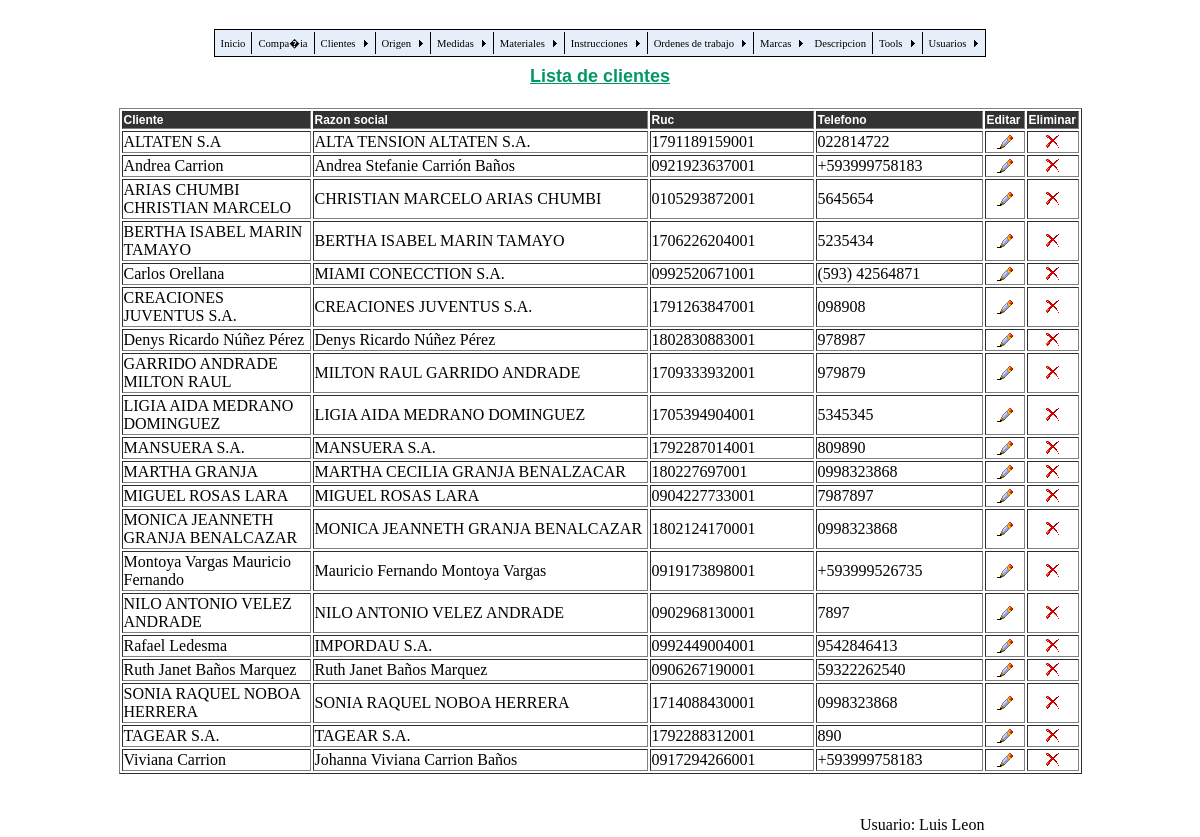
The page /costu_list.php (signed in) on the database its author committed.
### tables this page shows
CREATE TABLE `tbl_costumers` (
  `cos_id` smallint(6) NOT NULL auto_increment,
  `cos_names` varchar(40) NOT NULL,
  `cos_corpname` varchar(30) NOT NULL,
  `cos_corpname2` varchar(30) NOT NULL,
  `cos_ruc` varchar(13) NOT NULL,
  `cos_email` varchar(40) NOT NULL,
  `cos_phone1` varchar(20) NOT NULL,
  `cos_phone2` varchar(20) default NULL,
  `cos_fax` varchar(20) default NULL,
  `pais_label` varchar(25) NOT NULL,
  `ciudad_label` varchar(25) NOT NULL,
  `cos_adress` varchar(60) NOT NULL,
  `cos_comments` varchar(250) default NULL,
  `cos_userid` tinyint(2) NOT NULL,
  PRIMARY KEY  (`cos_id`)
);

CREATE TABLE `tbl_users` (
  `user_id` tinyint(2) NOT NULL auto_increment,
  `user_names` varchar(20) NOT NULL,
  `user_username` varchar(15) NOT NULL,
  `user_password` varchar(15) NOT NULL,
  PRIMARY KEY  (`user_id`)
);

### costu_list.php (the view, shortened to what this page needs)
<?php require_once('Connections/labels_con.php'); ?>
<?php
if (!function_exists("GetSQLValueString")) {
function GetSQLValueString($theValue, $theType, $theDefinedValue = "", $theNotDefinedValue = "")
{
  $theValue = function_exists("mysql_real_escape_string") ? mysql_real_escape_string($theValue) : mysql_escape_string($theValue);
  switch ($theType) {
    case "text":
      $theValue = ($theValue != "") ? "'" . $theValue . "'" : "NULL";
      break;
  }
  return $theValue;
}
}
$colname_Recordset1 = "-1";
if (isset($_SESSION['MM_Username'])) {
  $colname_Recordset1 = $_SESSION['MM_Username'];
}
$query_Recordset1 = sprintf("SELECT user_id, user_names FROM tbl_users WHERE user_username = %s", GetSQLValueString($colname_Recordset1, "text"));
$Recordset1 = mysql_query($query_Recordset1, $labels_con) or die(mysql_error());
$row_Recordset1 = mysql_fetch_assoc($Recordset1);
$query_Recordset2 = "SELECT * FROM tbl_costumers ORDER BY cos_names ASC";
$Recordset2 = mysql_query($query_Recordset2, $labels_con) or die(mysql_error());
$row_Recordset2 = mysql_fetch_assoc($Recordset2);
$totalRows_Recordset2 = mysql_num_rows($Recordset2);
?>
<!DOCTYPE html PUBLIC "-//W3C//DTD XHTML 1.0 Transitional//EN" "http://www.w3.org/TR/xhtml1/DTD/xhtml1-transitional.dtd">
<html xmlns="http://www.w3.org/1999/xhtml">
<head>
<link href="css/labels.css" rel="stylesheet" type="text/css" />
</head>
<body>
<br />
<table width="651" border="0" align="center">
  <tr>
    <td width="610" align="center"><script type="text/javascript" src="labels_menu.js"></script></td>
  </tr>
</table>
<table width="980" border="0" align="center">
  <tr>
    <td width="814" height="652" valign="top">
      <table width="537" border="0" align="center">
        <tr>
          <td width="531" align="center" class="Titulo">Lista de clientes</td>
        </tr>
      </table>
      <br />
      <table width="963" border="1" align="center">
        <tr bgcolor="#333333">
          <td width="185"><strong class="cabecera">Cliente</strong></td>
          <td width="331"><strong class="cabecera">Razon social</strong></td>
          <td width="160"><strong class="cabecera">Ruc</strong></td>
          <td width="163"><strong class="cabecera">Telefono</strong></td>
          <td width="36"><strong class="cabecera">Editar</strong></td>
          <td width="48"><strong class="cabecera">Eliminar</strong></td>
        </tr>
        <?php if ($totalRows_Recordset2 > 0) {  ?>
          <?php do { ?>
            <tr>
              <td><?php echo $row_Recordset2['cos_names']; ?></td>
              <td><?php echo $row_Recordset2['cos_corpname'] . " " .  $row_Recordset2['cos_corpname2']; ?></td>
              <td><?php echo $row_Recordset2['cos_ruc']; ?></td>
              <td><?php echo $row_Recordset2['cos_phone1']; ?></td>
              <td align="center"><a href="costu_edit.php?cos_id=<?php echo $row_Recordset2['cos_id']; ?>"><img src="editi.png" width="16" height="16" border="0" /></a></td>
              <td align="center"><img src="delete.png" width="16" height="16" border="0" /></td>
            </tr>
            <?php } while ($row_Recordset2 = mysql_fetch_assoc($Recordset2)); ?>
          <?php }  ?>
      </table>
      <br />
    </td>
  </tr>
</table>
<br />
<table width="335" border="0" align="right">
  <tr>
    <td width="329">Usuario: <?php echo $row_Recordset1['user_names']; ?></td>
  </tr>
</table>
</body>

### css/labels.css (style rules this page uses)
.Titulo { font-family: Verdana, Geneva, sans-serif; font-size: large; font-weight: bold; color: #096; text-decoration: underline; }
.cabecera { font-family: Verdana, Geneva, sans-serif; font-size: 12px; font-weight: bold; color: #FFF; }

### rows shown on the page
tbl_costumers: cos_names "ALTATEN S.A", cos_corpname "ALTA TENSION", cos_corpname2 "ALTATEN S.A.", cos_ruc "1791189159001", cos_phone1 "022814722"
tbl_costumers: cos_names "Andrea Carrion", cos_corpname "Andrea Stefanie", cos_corpname2 "Carrión Baños", cos_ruc "0921923637001", cos_phone1 "+593999758183"
tbl_costumers: cos_names "ARIAS CHUMBI CHRISTIAN MARCELO", cos_corpname "CHRISTIAN MARCELO", cos_corpname2 "ARIAS CHUMBI", cos_ruc "0105293872001", cos_phone1 "5645654"
tbl_costumers: cos_names "BERTHA ISABEL MARIN TAMAYO", cos_corpname "BERTHA ISABEL", cos_corpname2 "MARIN TAMAYO", cos_ruc "1706226204001", cos_phone1 "5235434"
tbl_costumers: cos_names "Carlos Orellana", cos_corpname "MIAMI", cos_corpname2 "CONECCTION S.A.", cos_ruc "0992520671001", cos_phone1 "(593) 42564871"
tbl_costumers: cos_names "CREACIONES JUVENTUS S.A.", cos_corpname "CREACIONES", cos_corpname2 "JUVENTUS S.A.", cos_ruc "1791263847001", cos_phone1 "098908"
tbl_costumers: cos_names "Denys Ricardo Núñez Pérez", cos_corpname "Denys Ricardo", cos_corpname2 "Núñez Pérez", cos_ruc "1802830883001", cos_phone1 "978987"
tbl_costumers: cos_names "GARRIDO ANDRADE MILTON RAUL", cos_corpname "MILTON RAUL", cos_corpname2 "GARRIDO ANDRADE", cos_ruc "1709333932001", cos_phone1 "979879"
tbl_costumers: cos_names "LIGIA AIDA MEDRANO DOMINGUEZ", cos_corpname "LIGIA AIDA", cos_corpname2 "MEDRANO DOMINGUEZ", cos_ruc "1705394904001", cos_phone1 "5345345"
tbl_costumers: cos_names "MANSUERA S.A.", cos_corpname "MANSUERA S.A.", cos_ruc "1792287014001", cos_phone1 "809890"
tbl_costumers: cos_names "MARTHA GRANJA", cos_corpname "MARTHA CECILIA", cos_corpname2 "GRANJA BENALZACAR", cos_ruc "180227697001", cos_phone1 "0998323868"
tbl_costumers: cos_names "MIGUEL ROSAS LARA", cos_corpname "MIGUEL ROSAS", cos_corpname2 "LARA", cos_ruc "0904227733001", cos_phone1 "7987897"
tbl_costumers: cos_names "MONICA JEANNETH GRANJA BENALCAZAR", cos_corpname "MONICA JEANNETH", cos_corpname2 "GRANJA BENALCAZAR", cos_ruc "1802124170001", cos_phone1 "0998323868"
tbl_costumers: cos_names "Montoya Vargas Mauricio Fernando", cos_corpname "Mauricio Fernando", cos_corpname2 "Montoya Vargas", cos_ruc "0919173898001", cos_phone1 "+593999526735"
tbl_costumers: cos_names "NILO ANTONIO VELEZ ANDRADE", cos_corpname "NILO ANTONIO", cos_corpname2 "VELEZ ANDRADE", cos_ruc "0902968130001", cos_phone1 "7897"
tbl_costumers: cos_names "Rafael Ledesma", cos_corpname "IMPORDAU S.A.", cos_ruc "0992449004001", cos_phone1 "9542846413"
tbl_costumers: cos_names "Ruth Janet Baños Marquez", cos_corpname "Ruth Janet", cos_corpname2 "Baños Marquez", cos_ruc "0906267190001", cos_phone1 "59322262540"
tbl_costumers: cos_names "SONIA RAQUEL NOBOA HERRERA", cos_corpname "SONIA RAQUEL", cos_corpname2 "NOBOA HERRERA", cos_ruc "1714088430001", cos_phone1 "0998323868"
tbl_costumers: cos_names "TAGEAR S.A.", cos_corpname "TAGEAR S.A.", cos_ruc "1792288312001", cos_phone1 "890"
tbl_costumers: cos_names "Viviana Carrion", cos_corpname "Johanna Viviana", cos_corpname2 "Carrion Baños", cos_ruc "0917294266001", cos_phone1 "+593999758183"
tbl_users: user_names "Luis Leon"
